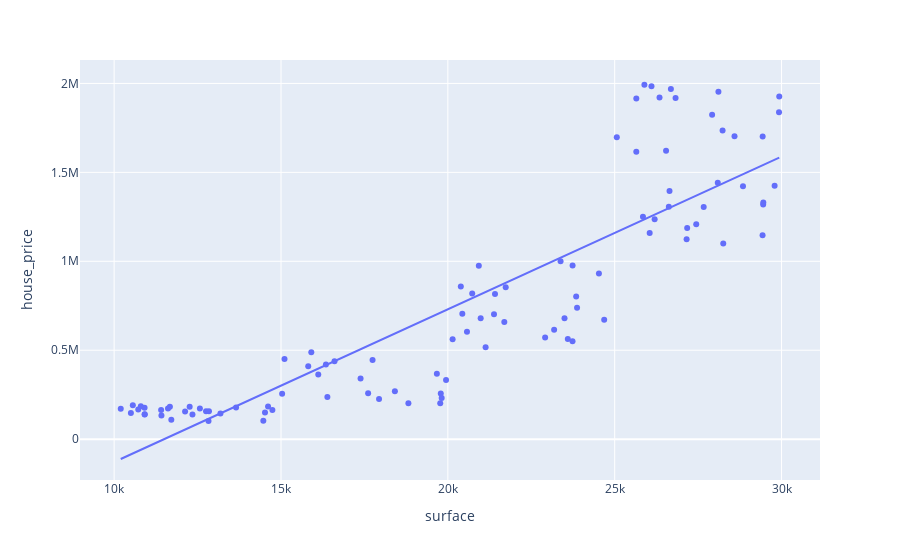

Here is the notebook cell this chart was saved with:
### Code cell
# Apply the code below to view your result. What can you conclude?
import plotly.express as px
fig = px.scatter(df, x = "surface", y = "house_price", trendline = "ols")
fig.show()
